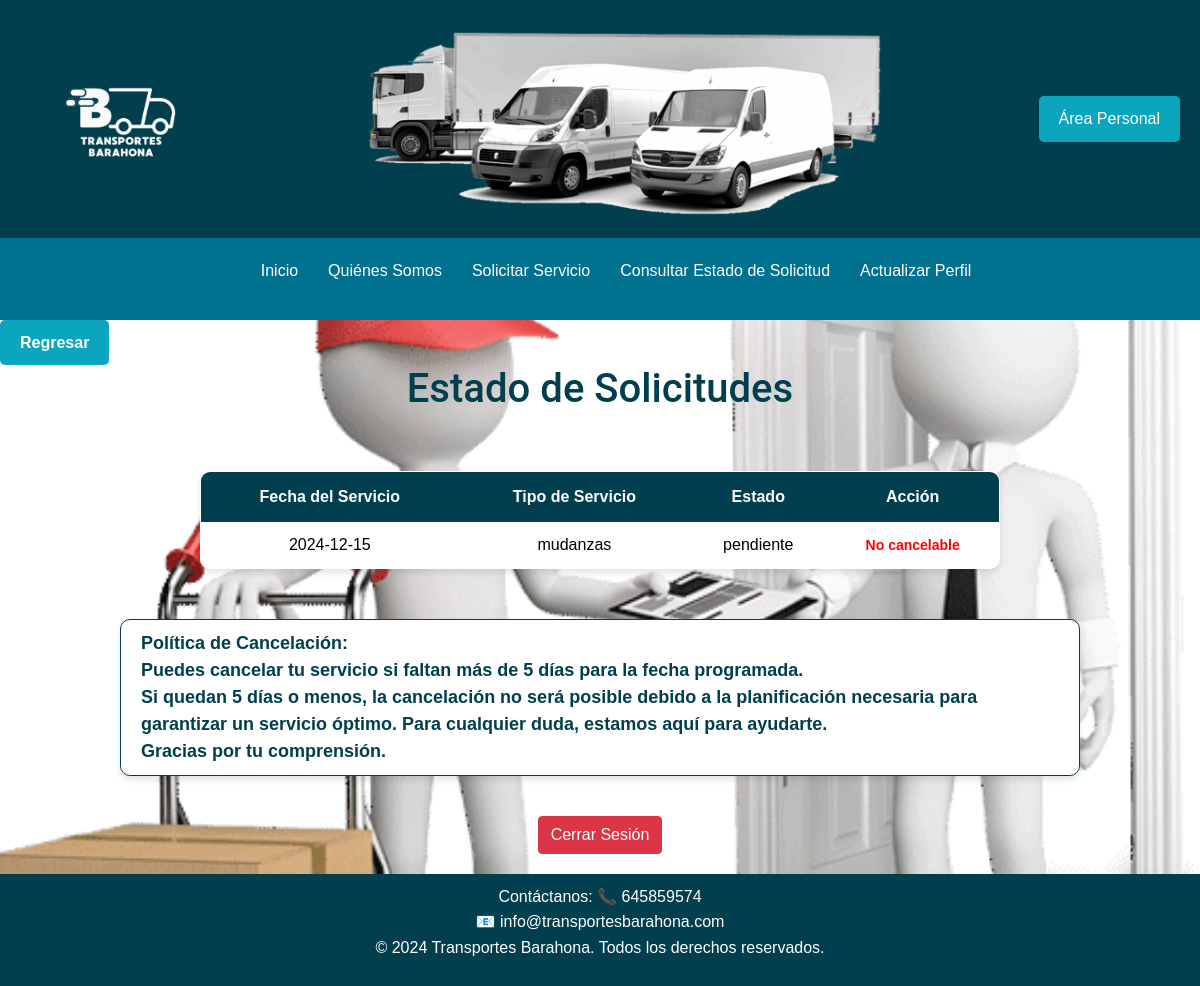
Screenshot of /public/index.php?action=consultar_estado (signed in) with the database file from the repository.
### tables this page shows
CREATE TABLE `Pedido` (
  `pedido_id` int(11) NOT NULL,
  `usuario_id` int(11) DEFAULT NULL,
  `estado_pedido` varchar(50) NOT NULL,
  `fecha` date NOT NULL
);

CREATE TABLE `Servicio` (
  `servicio_id` int(11) NOT NULL,
  `nombre_servicio` varchar(100) NOT NULL,
  `descripcion` text DEFAULT NULL
);

### app/controllers/ClienteController.php (called while the page is built, shortened)
<?php
require_once __DIR__ .'/../models/Pedido.php';
class ClienteController {
    private $pedidoModel;
    public function __construct() {
        $this->pedidoModel = new Pedido();
    }
    public function consultarEstado() {
        $usuario_id = $_SESSION['usuario_id'];
        $solicitudes = $this->pedidoModel->obtenerSolicitudesPorUsuario($usuario_id);
        require '../app/views/usuario/consultar_estado.php';
    }
}

### public/index.php (called while the page is built, shortened)
<?php
$router = new Router();
$router->route();
?>

### config/config.php (called while the page is built)
<?php
return [
    'host' => 'localhost',
    'database' => 'transportes_barahona',
    'username' => 'root',
    'password' => '',
];

### app/core/Database.php (called while the page is built)
<?php
class Database {
    private $pdo;
    public function __construct() {
        $config = require __DIR__ . '/../../config/config.php';
        $dsn = "mysql:host=" . $config['host'] . ";dbname=" . $config['database'];
        $this->pdo = new PDO($dsn, $config['username'], $config['password']);
        $this->pdo->setAttribute(PDO::ATTR_ERRMODE, PDO::ERRMODE_EXCEPTION);
    }
    public function obtenerConexion() {
        return $this->pdo;
    }
}

### app/models/Pedido.php (called while the page is built, shortened)
<?php
require_once __DIR__ . '/../core/Database.php';
class Pedido {
    private $db;
    public function __construct() {
        $this->db = (new Database())->obtenerConexion();
    }
    public function obtenerSolicitudesPorUsuario($usuario_id) {
        $stmt = $this->db->prepare("
            SELECT Pedido.fecha, Pedido.estado_pedido AS estado, Servicio.nombre_servicio AS tipo_servicio, Pedido.pedido_id
            FROM Pedido
            JOIN Detalle_de_Pedido ON Pedido.pedido_id = Detalle_de_Pedido.pedido_id
            JOIN Servicio ON Detalle_de_Pedido.servicio_id = Servicio.servicio_id
            WHERE Pedido.usuario_id = ?
            ORDER BY Pedido.fecha DESC
        ");
        $stmt->execute([$usuario_id]);
        return $stmt->fetchAll(PDO::FETCH_ASSOC);
    }
}

### app/views/usuario/consultar_estado.php (the view, shortened to what this page needs)
<!DOCTYPE html>
<html lang="es">
<head>
    <link rel="stylesheet" href="/Transportes_Barahona/public/libs/css/bootstrap.min.css">
<link rel="stylesheet" href="/Transportes_Barahona/public/css/style.css">
</head>
<body>
    <?php include __DIR__ . '/../includes/encabezado.php'; ?>
    <nav>
        <?php include __DIR__ . '/../includes/menu.php'; ?>
    </nav>
<main>
<div>
    <button id="btn-regresar"> Regresar </button>
    </div>
    <div class= "texto-formulario">
    <h1>Estado de Solicitudes</h1>
    </div>
<table class="tabla-solicitudes">
    <thead>
        <tr>
            <th>Fecha del Servicio</th>
            <th>Tipo de Servicio</th>
            <th>Estado</th>
            <th>Acción</th>
        </tr>
    </thead>
    <tbody>
    <?php foreach ($solicitudes as $solicitud): ?>
        <tr>
            <td><?= htmlspecialchars($solicitud['fecha'] ?? 'No especificada') ?></td>
            <td><?= htmlspecialchars($solicitud['tipo_servicio'] ?? 'No disponible') ?></td>
            <td><?= htmlspecialchars($solicitud['estado'] ?? 'Pendiente') ?></td>
            <td>
                <div class="accion">
                    <?php if ($solicitud['cancelable'] ?? false): ?>
                        <form action="/Transportes_Barahona/public/index.php?action=cancelar_solicitud" method="POST">
                            <input type="hidden" name="pedido_id" value="<?= htmlspecialchars($solicitud['pedido_id']) ?>">
                            <button type="submit" class="btn-cancelar">Cancelar</button>
                        </form>
                    <?php else: ?>
                        <span class="no-cancelable">No cancelable</span>
                    <?php endif; ?>
                </div>
            </td>
        </tr>
    <?php endforeach; ?>
    </tbody>
</table>
<div class= "politica-cancelacion">
    <p > Política de Cancelación:
    <br>Puedes cancelar tu servicio si faltan más de 5 días para la fecha programada.
    <br>Si quedan 5 días o menos, la cancelación no será posible debido a la planificación necesaria para garantizar un servicio óptimo.
    Para cualquier duda, estamos aquí para ayudarte.
    <br>Gracias por tu comprensión. </p>
</div>
<div class="area-opciones" >
       <a href="/Transportes_Barahona/public/index.php?action=cerrar_sesion" class="btn btn-danger">Cerrar Sesión</a>
    </div>
        </main>
     <?php include __DIR__ . '/../includes/piepagina.php'; ?>
</body>
</html>

### public/css/style.css (style rules this page uses)
* { margin: 0; padding: 0; box-sizing: border-box; }
:root { --primario: #013F4E; --secundario: #00718F; --acento: #0BA5BE; --fondo: rgba(207, 203, 200, 0) --texto: #576319; }
html, body { font-family: Arial, sans-serif; line-height: 1.6; color: var(--texto); background-color: var(--fondo); height: 100%; margin: 0; padding: 0; display: flex; flex-direction: column; }
body { background-image: url('/Transportes_Barahona/public/img/paquete.png'); background-size: cover; background-position: center; background-repeat: no-repeat; background-attachment: fixed; height: 100vh; }
nav { background: var(--secundario); color: #fff; padding: 10px 20px; }
main { flex: 1; display: flex; flex-direction: column; }
.texto-formulario { text-align: center; margin-bottom: 20px; font-size: 18px; color: #013F4E; font-weight: 700; font-family: 'Roboto', sans-serif; }
button { background-color: var(--acento); color: white; border: none; padding: 10px 20px; font-size: 16px; font-weight: bold; cursor: pointer; border-radius: 5px; transition: background-color 0.3s ease, transform 0.3s ease; }
.area-opciones { text-align: center; margin: 20px; }
.tabla-solicitudes { width: 100%; max-width: 800px; margin: 30px auto; border-collapse: collapse; background-color: #FFFFFF; color: var(--texto); box-shadow: 0 4px 6px rgba(0, 0, 0, 0.1); border: 1px solid var(--primario); border-radius: 10px; overflow: hidden; }
.tabla-solicitudes thead tr { background-color: var(--primario); color: white; text-align: left; font-weight: bold; }
.tabla-solicitudes thead th { padding: 12px 15px; text-align: center; }
.tabla-solicitudes tbody tr { border-bottom: 1px solid var(--primario); transition: background-color 0.3s ease; }
.tabla-solicitudes td { padding: 10px; text-align: center; }
.no-cancelable { color: #ff4d4d; font-size: 14px; font-weight: bold; }
.politica-cancelacion p { margin-top: 20px; background: #FFFFFF; padding: 10px 20px; font-size: 18px; font-weight: bold; color: var(--primario); line-height: 1.5; border: 1px solid #013F4E; border-radius: 10px; box-shadow: 0 4px 6px rgba(0, 0, 0, 0.1); width: 80%; margin: 20px auto; }
a { text-decoration: none; color: var(--secundario) }

### rows the page displays
pedido: fecha "2024-12-15", servicio.nombre_servicio "mudanzas", estado_pedido "pendiente"
